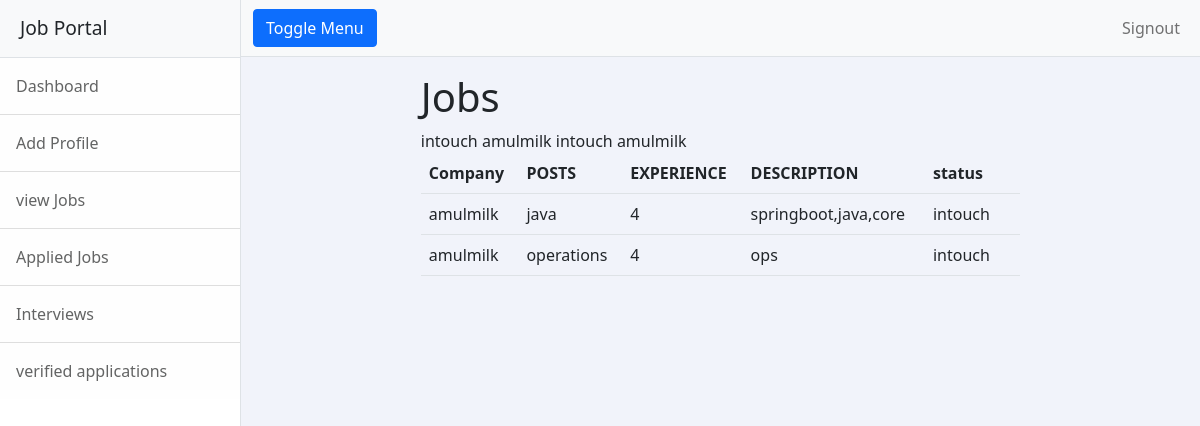
The page /jobseekers/jobs/applications/interviewed (signed in) on the database its author committed.
### employer/models.py (models this page shows, shortened)
class Application(models.Model):
    job=models.ForeignKey(Jobs,on_delete=models.CASCADE)
    user=models.ForeignKey(MyUser,on_delete=models.CASCADE)
    options = (('applied', 'applied'), ('intouch', 'intouch'), ('selected', 'selected'),
               ('not selected', 'not selected'))
    application_status = models.CharField(max_length=20, choices=options, default='applied')
    company=models.ForeignKey(CompanyProfile,on_delete=models.CASCADE,null=True)

class Jobs(models.Model):
    edd = date.today() + timedelta(days=15)
    company=models.ForeignKey(CompanyProfile,on_delete=models.CASCADE)
    post_name=models.CharField(max_length=50)
    experience=models.CharField(max_length=50)
    description=models.CharField(max_length=100)
    posted_date=models.DateField(auto_now_add=True, null=True)
    last_date= models.DateField(default=edd, null=True)

class CompanyProfile(models.Model):
    company=models.OneToOneField(MyUser,on_delete=models.CASCADE)
    company_name=models.CharField(max_length=50)
    description = models.CharField(max_length=150)
    logo=models.ImageField(upload_to="image",null=True)

### jobseekers/views.py (the view)
# urls.py: path("jobs/applications/interviewed",views.InterviewedJobs.as_view(),name="interview")
class InterviewedJobs(TemplateView):
        model = Application
        form_class = forms.JobApplication
        template_name = "jobseeker/interviewjobs.html"
        queryset = model.objects.all()
        def get(self, request, *args, **kwargs):
            user_jobs = Application.objects.filter(user=request.user, application_status="intouch")
            print(user_jobs)
            return render(request, self.template_name, {"company": user_jobs})

### jobseekers/templates/jobseeker/interviewjobs.html (shortened to what this page needs)
<!DOCTYPE html>
{%extends 'jobseeker/jobseekerbase.html'%}
 {%block body_block%}
<div class="container mt-3">
    <div class="row">
        <div class="col-2">
        </div>
        <div class="col-8">
            <h1>Jobs</h1>
           <form action="" method="post">
               <table class="table">
                   <tr>
                       <td><strong>Company</strong></td>
                       <td><strong>POSTS</strong></td>
                       <td><strong>EXPERIENCE</strong></td>
                       <td><strong>DESCRIPTION</strong></td>
                       <td colspan="2"><strong>status</strong></td>
                   </tr>
                   {%for comp in company%}
                   <tr>{{comp.application_status}}
                       <td>{{comp.job.company.company_name}}</td>
                       <td>{{comp.job.post_name}}</td>
                       <td>{{comp.job.experience}}</td>
                       <td>{{comp.job.description}}</td>
                       <td>{{comp.application_status}}</td>
                       <td>
                   </tr>
{%endfor%}
               </table>
            </form>
        </div>
        <div class="col-2"></div>
    </div>
</div>
{%endblock%}

### employer/static/css/customstyle.css (style rules this page uses)
body { background: #eee }
body { background: #F1F3FA; }

### rows shown on the page
Application: job.company.company_name "amulmilk", job.post_name "java", job.experience "4", job.description "springboot,java,core", application_status "intouch"
Application: job.company.company_name "amulmilk", job.post_name "operations", job.experience "4", job.description "ops", application_status "intouch"
